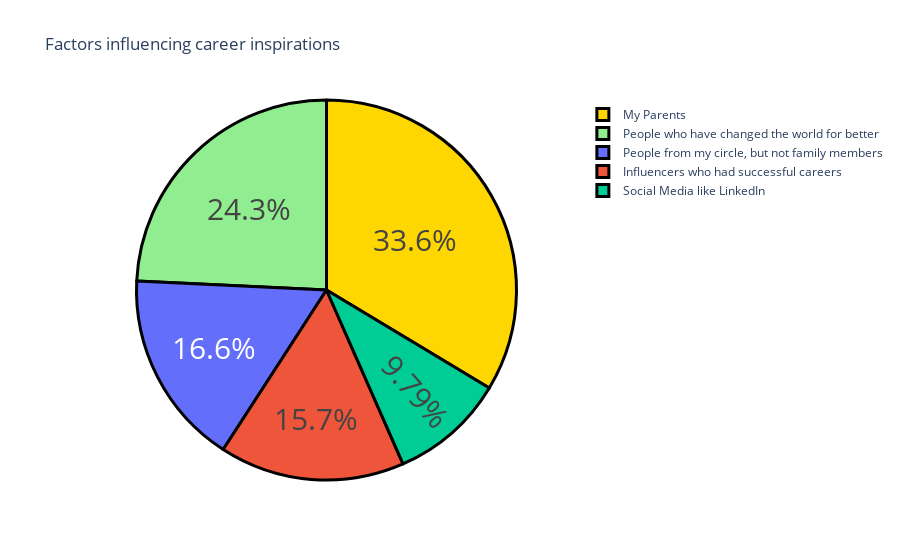

This figure's notebook cell:
### Code cell
factors=data['Which of the below factors influence the most about your career aspirations ?'].value_counts()
label= factors.index
counts = factors.values
colors = ['gold','lightgreen']
fig = go.Figure(data=[go.Pie(labels= label, values = counts)])
fig.update_layout(title_text = 'Factors influencing career inspirations')
fig.update_traces(hoverinfo = 'label+value', textinfo = 'percent', textfont_size = 30, marker = dict(colors = colors, line = dict(color='black',width=3)))

fig.show()

### Figure 1 — Plotly figure (JSON) as saved in the notebook; plotly's stock layout.template omitted (floating-point values rounded to 4 significant figures)
{"data": [{"hoverinfo": "label+value", "labels": ["My Parents", "People who have changed the world for better", "People from my circle, but not family members", "Influencers who had successful careers", "Social Media like LinkedIn"], "marker": {"colors": ["gold", "lightgreen"], "line": {"color": "black", "width": 3}}, "textfont": {"size": 30}, "textinfo": "percent", "type": "pie", "values": [79, 57, 39, 37, 23]}], "layout": {"autosize": true, "title": {"text": "Factors influencing career inspirations"}}}
